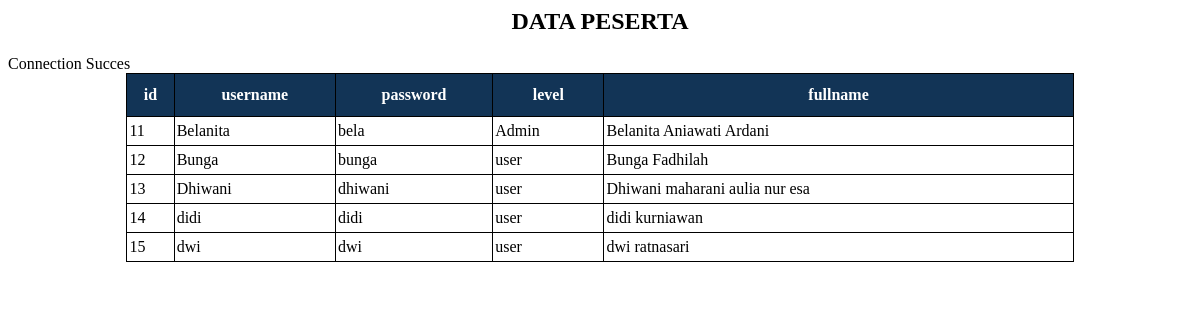
The app's page /indeks.php with its own data.
### tables this page shows
CREATE TABLE `tabel_kk4` (
  `id` int(50) NOT NULL,
  `username` varchar(50) NOT NULL,
  `password` varchar(50) NOT NULL,
  `level` varchar(50) NOT NULL,
  `fullname` varchar(50) NOT NULL
);

### indeks.php (the view, shortened to what this page needs)
<html>
<head>
  <link rel="stylesheet" type="text/css" href="style.css">
</head>
<body>
  <div class="container">
    <h2><center>DATA PESERTA</center></h2>
    <table class=" table table-bordered table-hovered" align="center">
  <tr>
    <th>id</th>
    <th>username</th>
    <th>password</th>
    <th>level</th>
    <th>fullname</th>
  </tr></div>
  <?php
  include('koneksi.php');
  $sql_tampil ="SELECT * FROM tabel_kk4";
  $peserta=mysqli_query($conn,$sql_tampil);
  while($baris_data=mysqli_fetch_array($peserta,MYSQLI_ASSOC)){
    echo'
    </tr>
      <td>'.$baris_data['id'].'</td>
      <td>'.$baris_data['username'].'</td>
      <td>'.$baris_data['password'].'</td>
      <td>'.$baris_data['level'].'</td>
      <td>'.$baris_data['fullname'].'</td>
    </tr>';
  }
  ?>
</body>
</html>

### style.css (style rules this page uses)
table { border-collapse: collapse; width: 80%; }
table th { border: 1px solid #000; padding: 2px; padding-top: 12px; padding-bottom: 12px; text-align: left; background-color: #123456; color: white; text-align: center; }
table td { border: 1px solid #000; padding: 2px; padding-top: 5px; padding-bottom: 5px; text-align: left; color: black; }

### records on screen
tabel_kk4: id "11", username "Belanita", password "bela", level "Admin", fullname "Belanita Aniawati Ardani"
tabel_kk4: id "12", username "Bunga", password "bunga", level "user", fullname "Bunga Fadhilah"
tabel_kk4: id "13", username "Dhiwani", password "dhiwani", level "user", fullname "Dhiwani maharani aulia nur esa"
tabel_kk4: id "14", username "didi", password "didi", level "user", fullname "didi kurniawan"
tabel_kk4: id "15", username "dwi", password "dwi", level "user", fullname "dwi ratnasari"
